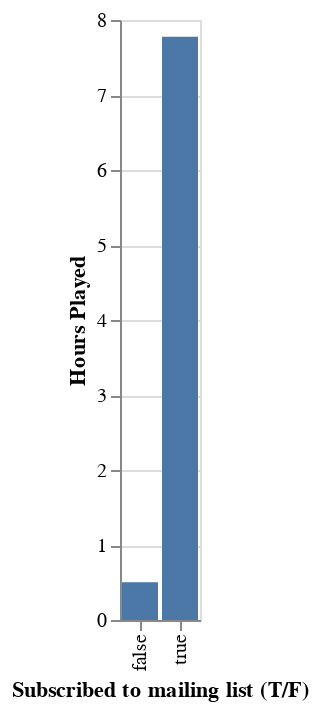

This figure's notebook cell:
### Code cell
subscribe_avg = player_data[['subscribe','played_hours']].groupby('subscribe').mean(numeric_only=True)
subscribe_avg

Subscribed = alt.Chart(subscribe_avg).mark_bar().encode(
    x=alt.X('subscribe:N')
        .title('Subscribed to mailing list (T/F)')
        .scale(zero = False),
    y=alt.Y('played_hours:Q')
        .title('Hours Played')
)
Subscribed

### Figure 1 — Vega specification as saved in the notebook (floating-point values rounded to 4 significant figures)
{"$schema": "https://vega.github.io/schema/vega/v5.json", "data": [{"name": "source_0", "values": [{"played_hours_end": 0.5019, "played_hours_start": 0.0, "subscribe": false}, {"played_hours_end": 7.776, "played_hours_start": 0.0, "subscribe": true}]}, {"name": "source_0_x_domain_subscribe", "values": [{"subscribe": false}, {"subscribe": true}]}], "signals": [{"name": "x_step", "value": 20}, {"name": "width", "update": "bandspace(domain('x').length, 0.1, 0.05) * x_step"}], "marks": [{"type": "rect", "name": "marks", "from": {"data": "source_0"}, "encode": {"update": {"width": {"signal": "max(0.25, bandwidth('x'))"}, "x": {"field": "subscribe", "scale": "x"}, "y": {"field": "played_hours_end", "scale": "y"}, "y2": {"field": "played_hours_start", "scale": "y"}, "fill": {"value": "#4c78a8"}}}, "style": ["bar"]}], "scales": [{"name": "x", "type": "band", "domain": {"data": "source_0_x_domain_subscribe", "field": "subscribe", "sort": true}, "range": {"step": {"signal": "x_step"}}, "paddingInner": 0.1, "paddingOuter": 0.05}, {"name": "y", "type": "linear", "domain": {"data": "source_0", "fields": ["played_hours_start", "played_hours_end"]}, "range": [{"signal": "height"}, 0], "nice": true, "zero": true}], "axes": [{"scale": "y", "ticks": false, "aria": false, "zindex": 0, "tickCount": {"signal": "ceil(height/40)"}, "domain": false, "grid": true, "labels": false, "maxExtent": 0, "orient": "left", "gridScale": "x", "minExtent": 0}, {"scale": "x", "labelBaseline": "middle", "grid": false, "zindex": 0, "title": "Subscribed to mailing list (T/F)", "labelAlign": "right", "labelAngle": 270, "orient": "bottom"}, {"scale": "y", "grid": false, "title": "Hours Played", "orient": "left", "labelOverlap": true, "tickCount": {"signal": "ceil(height/40)"}, "zindex": 0}], "style": "cell", "background": "white", "padding": 5, "height": 300}
